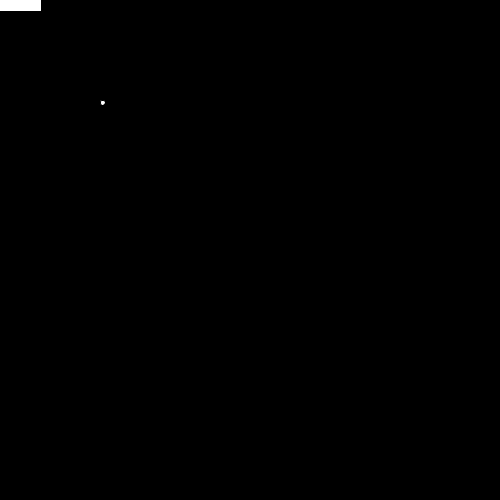
Frame 1 (no input)
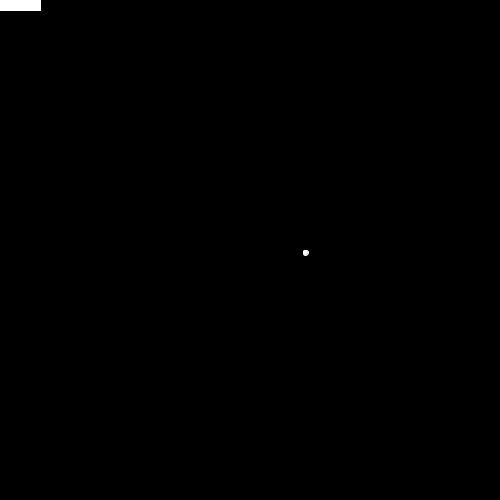
Frame 60 (the mouse pressed at the canvas centre just before this capture)
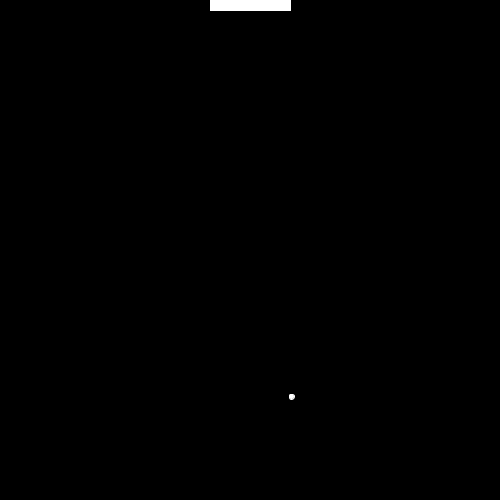
Frame 120 (the mouse held since frame 60 and released just before this capture)

The Processing sketch that drew these frames (run headless with seeded random() and noise(); from frame 60 on, the mouse is pressed at the canvas centre):

// Processing sketch: processing_105665
// ── processing_105665.pde

//Thibault Bougeois
//Ecran d'accueil
//5-8-2013

void setup () {
  size(500, 500);
  frameRate(60);
  background (0);
  int vie = 3;
}

int dx = 7;
int dy = 6;

int x = 100;
int y = 100;

void draw () {
  //text (vie, 450, 450);
  background (0);
  fill (255);

  rect (x, y, 5, 5, 5);
  x -= dx;
  y -= dy;

  if (x<0 || x>500) {
    dx = -dx;
  }
  if (y <0 || y>500) {
    dy=-dy;
  }
  stroke (255);
  rect (mouseX-40, 0, 80, 10);
  if ((x<mouseX-40 || x>mouseX+40)&&(y<8)) {
    background (255,0,0);
    text("Lose", 245, 245);
    
  }
}
